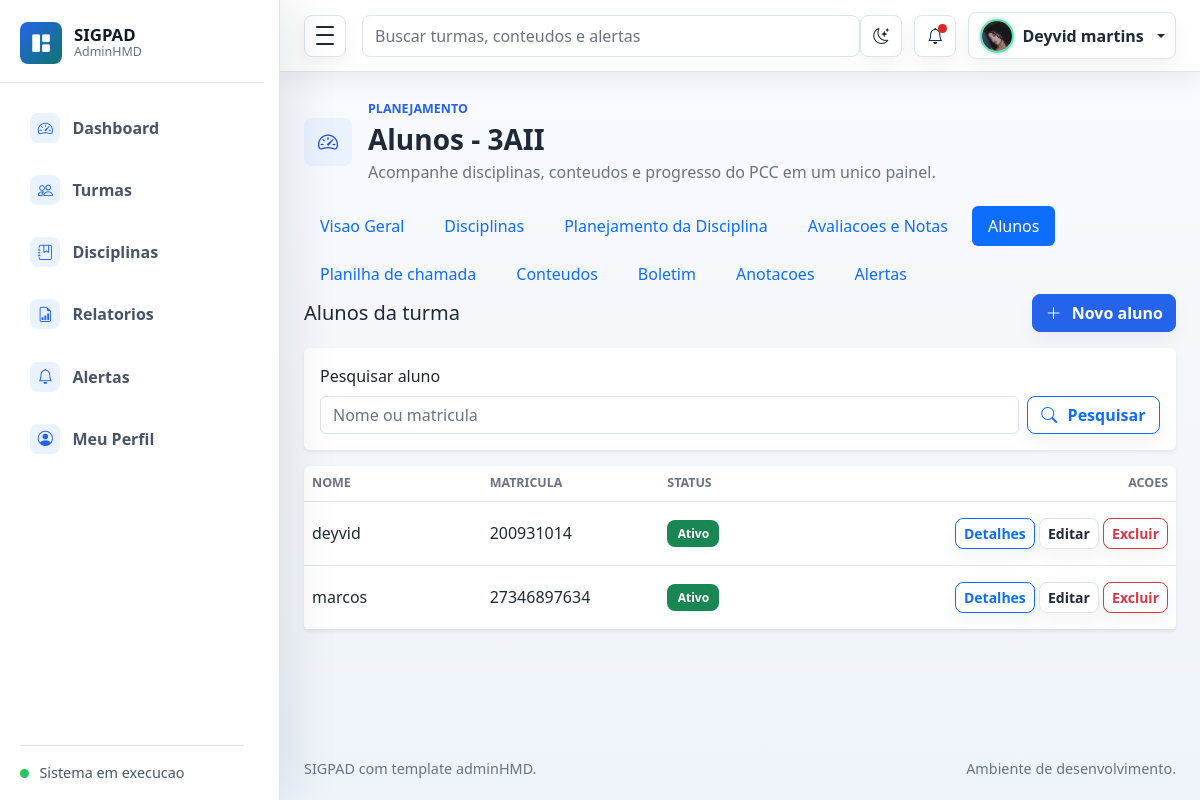
/turmas/3/alunos/ (signed in), run on an earlier commit of the app's database.
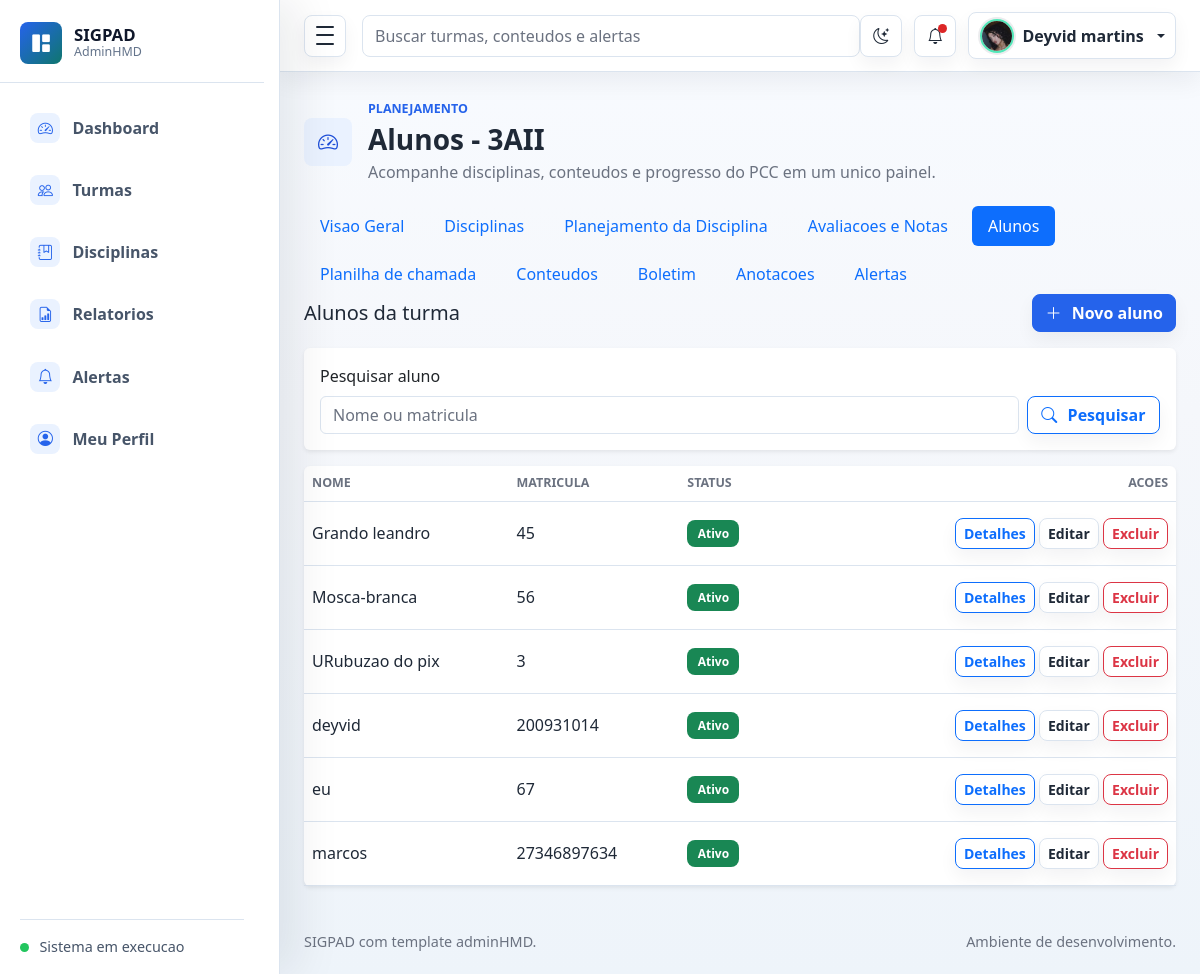
And on a later commit of the database.
### planejamento/models.py (models this page shows, shortened)
class PerfilUsuario(models.Model):
    usuario = models.OneToOneField(User, verbose_name='usuario', on_delete=models.CASCADE)
    foto = models.ImageField('foto', upload_to='usuarios/fotos/', blank=True, null=True)
    created_at = models.DateTimeField('criado em', auto_now_add=True)
    class Meta:
        verbose_name = 'Perfil de usuario'
        verbose_name_plural = 'Perfis de usuarios'
        ordering = ['usuario__username']

class Turma(models.Model):
    TURNO_CHOICES = [
        ('MATUTINO', 'Matutino'),
        ('VESPERTINO', 'Vespertino'),
        ('NOTURNO', 'Noturno'),
        ('INTEGRAL', 'Integral'),
    ]
    professor = models.ForeignKey(User, verbose_name='professor', on_delete=models.CASCADE)
    nome = models.CharField('nome', max_length=100)
    ano_letivo = models.PositiveIntegerField('ano letivo')
    turno = models.CharField('turno', max_length=20, choices=TURNO_CHOICES)
    descricao = models.TextField('descricao', blank=True, null=True)
    created_at = models.DateTimeField('criado em', auto_now_add=True)
    class Meta:
        verbose_name = 'Turma'
        verbose_name_plural = 'Turmas'
        ordering = ['-ano_letivo', 'nome']

class Aluno(models.Model):
    turma = models.ForeignKey(Turma, verbose_name='turma', on_delete=models.CASCADE, related_name='alunos')
    nome = models.CharField('nome', max_length=150)
    matricula = models.CharField('matricula', max_length=50, blank=True, null=True)
    ativo = models.BooleanField('ativo', default=True)
    created_at = models.DateTimeField('criado em', auto_now_add=True)
    class Meta:
        verbose_name = 'Aluno'
        verbose_name_plural = 'Alunos'
        ordering = ['nome']

### planejamento/views.py (the view)
# urls.py: path('turmas/<int:turma_id>/alunos/', views.aluno_lista, name='aluno_lista'),
@login_required
def aluno_lista(request, turma_id):
    turma = get_object_or_404(Turma.objects.filter(professor=request.user), id=turma_id)
    alunos = turma.alunos.all()
    busca = (request.GET.get('q') or '').strip()
    if busca:
        alunos = alunos.filter(Q(nome__icontains=busca) | Q(matricula__icontains=busca))
    return render(request, 'alunos/lista.html', {'turma': turma, 'alunos': alunos})

### planejamento/context_processors.py (called while the page is built)
def perfil_usuario_logado(request):
    if not request.user.is_authenticated:
        return {'perfil_usuario_logado': None}
    perfil, _ = PerfilUsuario.objects.get_or_create(usuario=request.user)
    alertas = Alerta.objects.filter(usuario=request.user, lido=False)
    return {
        'perfil_usuario_logado': perfil,
        'alertas_nao_lidos_navbar': alertas.count(),
        'alertas_navbar': alertas_gerais_usuario(request.user),
    }

### planejamento/models.py (called while the page is built)
    def get_badge_class(self):
        classes = {
            'INICIO': 'text-bg-primary',
            'ATRASO': 'text-bg-danger',
            'SISTEMA': 'text-bg-warning',
        }
        if self.lido:
            return 'text-bg-secondary'
        return classes.get(self.tipo, 'text-bg-secondary')

    def get_icon_class(self):
        icons = {
            'INICIO': 'bi bi-play-circle',
            'ATRASO': 'bi bi-exclamation-triangle',
            'SISTEMA': 'bi bi-info-circle',
        }
        return icons.get(self.tipo, 'bi bi-bell')

### planejamento/utils.py (called while the page is built)
def _titulo_alerta_geral(turma_nome, tipo):
    titulos = {
        'ATRASO': f'Turma {turma_nome} possui atividade atrasada.',
        'INICIO': f'Turma {turma_nome} possui atividade iniciando em breve.',
        'SISTEMA': f'Turma {turma_nome} possui alerta pendente.',
    }
    return titulos.get(tipo, f'Turma {turma_nome} possui alerta.')

### templates/alunos/lista.html (shortened to what this page needs)
{% extends 'base.html' %}
{% block page_title %}Alunos - {{ turma.nome }}{% endblock %}
{% block turma_subnav %}
{% include 'turmas/_submenu.html' %}
{% endblock %}
{% block content %}
<div class="d-flex justify-content-between align-items-center mb-3">
    <h2 class="h5 mb-0">Alunos da turma</h2>
    <a href="{% url 'aluno_criar' turma.id %}" class="btn btn-primary"><i class="bi bi-plus-lg me-1"></i>Novo aluno</a>
</div>
<form method="get" class="card border-0 shadow-sm mb-3">
    <div class="card-body row g-2 align-items-end">
        <div class="col-12 col-md-10">
            <label class="form-label" for="q">Pesquisar aluno</label>
            <input class="form-control" id="q" name="q" type="search" value="{{ request.GET.q }}" placeholder="Nome ou matricula">
        </div>
        <div class="col-12 col-md-2 d-grid">
            <button class="btn btn-outline-primary" type="submit"><i class="bi bi-search me-1"></i>Pesquisar</button>
        </div>
    </div>
</form>
<div class="card border-0 shadow-sm">
    <div class="table-responsive">
        <table class="table table-hover align-middle mb-0">
            <thead>
                <tr>
                    <th>Nome</th>
                    <th>Matricula</th>
                    <th>Status</th>
                    <th class="text-end">Acoes</th>
                </tr>
            </thead>
            <tbody>
                {% for aluno in alunos %}
                    <tr>
                        <td>{{ aluno.nome }}</td>
                        <td>{{ aluno.matricula|default:'-' }}</td>
                        <td><span class="badge {% if aluno.ativo %}text-bg-success{% else %}text-bg-secondary{% endif %}">{% if aluno.ativo %}Ativo{% else %}Inativo{% endif %}</span></td>
                        <td class="text-end">
                            <a href="{% url 'aluno_detalhes' turma.id aluno.id %}" class="btn btn-sm btn-outline-primary">Detalhes</a>
                            <a href="{% url 'aluno_editar' turma.id aluno.id %}" class="btn btn-sm btn-outline-secondary">Editar</a>
                            <a href="{% url 'aluno_deletar' turma.id aluno.id %}" class="btn btn-sm btn-outline-danger">Excluir</a>
                        </td>
                    </tr>
                {% empty %}
                    <tr>
                        <td colspan="4" class="text-center text-muted py-4">Nenhum aluno cadastrado.</td>
                    </tr>
                {% endfor %}
            </tbody>
        </table>
    </div>
</div>
{% endblock %}

### templates/base.html (shortened to what this page needs)
{% load static %}
<!doctype html>
<html lang="pt-br">
<head>
    <link rel="stylesheet" href="{% static 'assets/css/bootstrap.min.css' %}">
    <link rel="stylesheet" href="{% static 'assets/vendors/bootstrap-icons/bootstrap-icons.css' %}">
    <link rel="stylesheet" href="{% static 'assets/css/style.css' %}">
</head>
<body>
    <div class="admin-shell">
        <aside class="admin-sidebar" id="adminSidebar" aria-label="Navegacao principal">
            <div class="sidebar-header">
                <a class="brand-mark" href="{% url 'dashboard' %}" aria-label="SIGPAD dashboard">
                    <span class="brand-icon"><i class="bi bi-grid-1x2-fill" aria-hidden="true"></i></span>
                    <span class="brand-copy">
                        <span class="brand-title">SIGPAD</span>
                        <span class="brand-subtitle">AdminHMD</span>
                    </span>
                </a>
            </div>
            <nav class="sidebar-nav">
                <a class="nav-link {% if request.resolver_match.url_name == 'dashboard' %}active{% endif %}" href="{% url 'dashboard' %}" {% if request.resolver_match.url_name == 'dashboard' %}aria-current="page"{% endif %}>
                    <span class="nav-icon"><i class="bi bi-speedometer2" aria-hidden="true"></i></span>
                    <span class="nav-text">Dashboard</span>
                </a>
                <a class="nav-link {% if 'turma' in request.resolver_match.url_name %}active{% endif %}" href="{% url 'turma_lista' %}">
                    <span class="nav-icon"><i class="bi bi-people" aria-hidden="true"></i></span>
                    <span class="nav-text">Turmas</span>
                </a>
                <a class="nav-link {% if 'disciplina' in request.resolver_match.url_name %}active{% endif %}" href="{% url 'disciplina_lista' %}">
                    <span class="nav-icon"><i class="bi bi-journal-bookmark" aria-hidden="true"></i></span>
                    <span class="nav-text">Disciplinas</span>
                </a>
                <a class="nav-link {% if 'relatorio' in request.resolver_match.url_name or 'exportar' in request.resolver_match.url_name %}active{% endif %}" href="{% url 'relatorio_lista' %}">
                    <span class="nav-icon"><i class="bi bi-file-earmark-bar-graph" aria-hidden="true"></i></span>
                    <span class="nav-text">Relatorios</span>
                </a>
                <a class="nav-link {% if 'alerta' in request.resolver_match.url_name %}active{% endif %}" href="{% url 'alerta_lista' %}">
                    <span class="nav-icon"><i class="bi bi-bell" aria-hidden="true"></i></span>
                    <span class="nav-text">Alertas</span>
                </a>
                <a class="nav-link " href="{% url 'perfil_usuario' %}">
                    <span class="nav-icon"><i class="bi bi-person-circle" aria-hidden="true"></i></span>
                    <span class="nav-text">Meu Perfil</span>
                </a>
            </nav>
            <div class="sidebar-footer">
                <span class="status-dot"></span>
                <span class="sidebar-footer-text">Sistema em execucao</span>
            </div>
        </aside>
        <div class="admin-main">
            <nav class="navbar admin-navbar navbar-expand bg-white">
                <div class="container-fluid px-3 px-lg-4">
                    <button class="sidebar-toggle" type="button" data-sidebar-toggle aria-controls="adminSidebar" aria-expanded="true" aria-label="Alternar menu">
                        <span></span>
                        <span></span>
                        <span></span>
                    </button>
                    <form class="d-none d-md-flex ms-3 flex-grow-1" role="search">
                        <input class="form-control search-input" type="search" placeholder="Buscar turmas, conteudos e alertas" aria-label="Buscar">
                    </form>
                    <div class="navbar-actions ms-auto">
                        <button class="icon-button theme-toggle" type="button" data-theme-toggle aria-label="Alternar tema" title="Alternar tema">
                            <i class="bi bi-moon-stars" data-theme-icon aria-hidden="true"></i>
                        </button>
                        <div class="dropdown">
                            <button class="icon-button" type="button" data-bs-toggle="dropdown" aria-expanded="false" aria-label="Notificacoes">
                                {% if alertas_nao_lidos_navbar %}
                                    <span class="notification-dot"></span>
                                {% endif %}
                                <i class="bi bi-bell" aria-hidden="true"></i>
                            </button>
                        </div>
                        <div class="dropdown">
                            <button class="profile-button dropdown-toggle" type="button" data-bs-toggle="dropdown" aria-expanded="false">
                                {% if request.user.is_authenticated and perfil_usuario_logado.foto %}
                                    <img class="avatar-img avatar-sm rounded-circle" src="{{ perfil_usuario_logado.foto.url }}" alt="Foto do usuario">
                                {% else %}
                                    <img class="avatar-img avatar-sm rounded-circle" src="{% static 'assets/images/avatar/avatar.jpg' %}" alt="Foto padrao">
                                {% endif %}
                                <span class="profile-name d-none d-sm-inline">{% if request.user.is_authenticated %}{{ request.user.get_full_name|default:request.user.username }}{% else %}Entrar{% endif %}</span>
                            </button>
                        </div>
                    </div>
                </div>
            </nav>
            <main class="dashboard-content">
                <div class="container-fluid px-3 px-lg-4 py-4">
                    <div class="page-heading">
                        <div class="page-heading-copy">
                            <span class="page-icon">{% block page_icon %}<i class="bi bi-speedometer2" aria-hidden="true"></i>{% endblock %}</span>
                            <div>
                                <p class="eyebrow mb-1">{% block page_eyebrow %}Planejamento{% endblock %}</p>
                                <h1 class="h3 mb-1">{% block page_title %}Dashboard{% endblock %}</h1>
                                <p class="text-muted mb-0">{% block page_subtitle %}Acompanhe disciplinas, conteudos e progresso do PCC em um unico painel.{% endblock %}</p>
                            </div>
                        </div>
                    </div>
                    {% block turma_subnav %}{% endblock %}
                    {% block content %}{% endblock %}
                </div>
            </main>
            <footer class="admin-footer">
                <div class="container-fluid px-3 px-lg-4">
                    <span>SIGPAD com template adminHMD.</span>
                    <span>Ambiente de desenvolvimento.</span>
                </div>
            </footer>
        </div>
    </div>
</body>
</html>

### templates/turmas/_submenu.html (shortened to what this page needs)
<nav class="nav nav-pills flex-column flex-sm-row gap-2 mt-3" aria-label="Navegacao da turma">
    <a class="nav-link {% if request.resolver_match.url_name == 'turma_detalhes' %}active{% endif %}" href="{% url 'turma_detalhes' turma.id %}">Visao Geral</a>
    <a class="nav-link {% if 'disciplina' in request.resolver_match.url_name %}active{% endif %}" href="{% url 'turma_disciplina_lista' turma.id %}">Disciplinas</a>
    <a class="nav-link {% if 'avaliacao' in request.resolver_match.url_name and request.resolver_match.url_name != 'lancar_notas' %}active{% endif %}" href="{% url 'avaliacao_lista' turma.id %}">Planejamento da Disciplina</a>
    <a class="nav-link {% if request.resolver_match.url_name == 'planilha_turma' or request.resolver_match.url_name == 'lancar_notas' %}active{% endif %}" href="{% url 'planilha_turma' turma.id %}">Avaliacoes e Notas</a>
    <a class="nav-link {% if 'aluno' in request.resolver_match.url_name %}active{% endif %}" href="{% url 'aluno_lista' turma.id %}">Alunos</a>
    <a class="nav-link " href="{% url 'chamada_turma' turma.id %}">Planilha de chamada</a>
    <a class="nav-link {% if 'conteudo' in request.resolver_match.url_name %}active{% endif %}" href="{% url 'turma_conteudo_lista' turma.id %}">Conteudos</a>
    <a class="nav-link {% if request.resolver_match.url_name == 'boletim_turma' %}active{% endif %}" href="{% url 'boletim_turma' turma.id %}">Boletim</a>
    <a class="nav-link {% if 'anotacao' in request.resolver_match.url_name %}active{% endif %}" href="{% url 'turma_anotacao_lista' turma.id %}">Anotacoes</a>
    <a class="nav-link {% if 'alerta' in request.resolver_match.url_name %}active{% endif %}" href="{% url 'turma_alerta_lista' turma.id %}">Alertas</a>
</nav>

What changed in the data, as far as the page shows it:
added Aluno: nome "Grando leandro", matricula "45", ativo "Ativo"
added Aluno: nome "Mosca-branca", matricula "56", ativo "Ativo"
added Aluno: nome "URubuzao do pix", matricula "3", ativo "Ativo"
added Aluno: nome "eu", matricula "67", ativo "Ativo"
